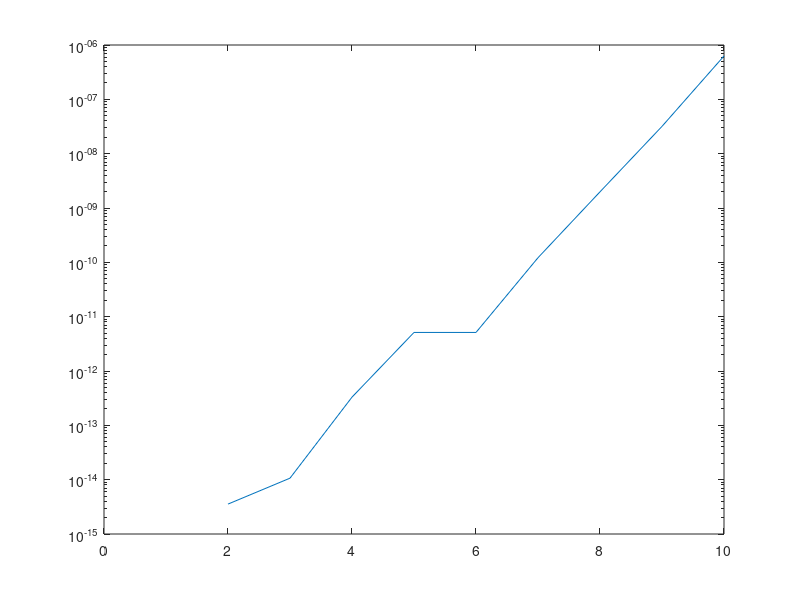

MATLAB code for this plot: (Note: this script raises an error after producing the figure.)
%% Assignment 1
% The issue can be resolved with "+ (-10^kv(j) - pi)" instead. 
% The larger the number, the less pi plays a role in the addition
% to 10^kv(j), which means the error will go towards the limit pi.
kv=0:10;
fv = [];
for j=1:length(kv)
    fv(j) = ((pi+10^kv(j))) - 10^kv(j) - pi
end
semilogy(kv,abs(fv))

%% Assignment 2

met1 = [];
met2 = [];
time1 = [];
time2 = [];

n = 200;
for ii = 1:100
    A = randn(n,n);
    b = randn(n,1);
    tic();
    x=gausselim(A,b);
    time1(ii) = toc();
    met1(ii) = norm(A*x-b);
    tic();
    x = A\b;
    time2(ii) = toc();
    met2(ii) = norm(A*x-b);
end
disp('mean values hand written code')
mean(met1)
mean(time1)
disp('mean values built-in')
mean(met2) % These met2 things have no meaning, remove
mean(time2)

%% Assignment 3
clear;
x = -2*pi:pi/100:3*pi;
plot(x, f(x), x, 0);
% Based on above plot, approximate start guesses are: 
% -1, -0.5, 2, 3, 4.5 for all roots
% -1 and 4.5 smallest and biggest root
guess = 4.5;
previous_guess = 0;
iterations = 0;
while abs(guess - previous_guess) > 10^-10
    iterations = iterations +1;
    previous_guess = guess
    guess = guess - (f(guess)/df(guess));
end
disp('Done with Newton-Raphsons method')
guess
iterations
% root = -0.8984 in 3 iterations
% root = 4.5178 in 2 iterations
%  0.017789514180033
% 1.225604920449541e-04
% -5.424547033783256e-09
% Using above with pn = log(en+1)-log(en) / log(en) - log(en-1)
% http://www.wolframalpha.com/input/?i=%28log%285.424547033783256*10^-9%29-log%281.225604920449541*10^-4%29%29%2F%28log%281.225604920449541*10^-4%29+-+log%280.017789514180033%29%29

%sekantmetoden
xx = 4;
yy= 5;
previous = 0;
iterations = 0;
while abs(xx - yy) > 10^-10
    iterations = iterations + 1
    disp('Hannes')
    tmp = yy
    yy = yy - (((yy - xx)/(f(yy) - f(xx)) * f(yy)));
    xx = tmp
end
yy
iterations

%% Assignment 5
clear
% Newtons method, but use better start guesses. analytically instead of
% guess from image
iter = 0;
dxnorm = 1;
x = [93 16]'; % based on image
while dxnorm>0.5e-4 & iter < 10
    f = [(93 - x(1))^2 + (6 - x(2))^2 - 55.1^2
         (63 - x(1))^2 + (16 - x(2))^2 - 46.2^2];

    J = [2*x(1) - 186 2*x(2) - 12
         2*x(1) - 126 2*x(2) - 32];

    dx = -J\f;
    x = x + dx;
    dxnorm = norm(dx, inf);
    iter = iter+1;
end
x
iter